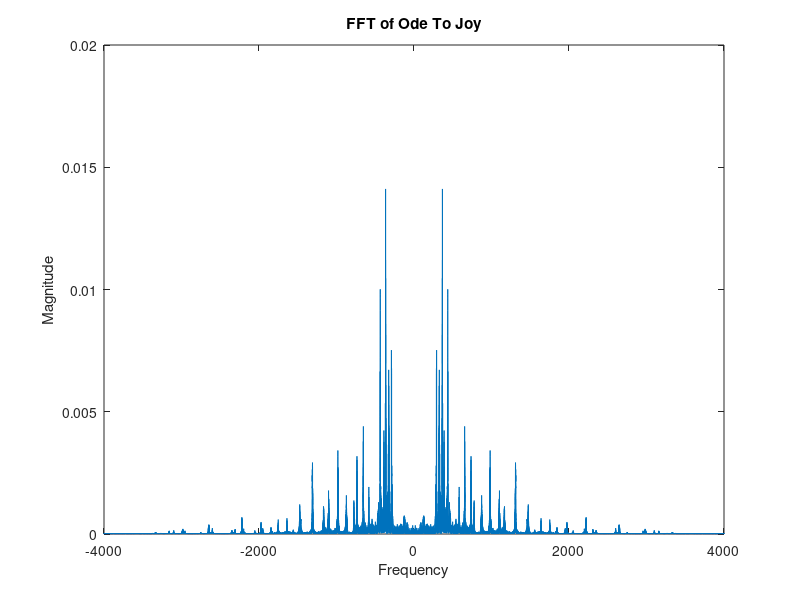

Write MATLAB code to recreate this figure.
% ---- Adrian Lindsey ------------------------- %
% ---- HW 2 ----------------------------------- %
% ---- Problem 1 ------------------------------ %
% ---- Play Tune ------------------------------ %

function y = play_tune()
    
    % --- load tune ----------------------------
    % ------------------------------------------
    load('odetojoy');
    % ------------------------------------------

    % --- calculate freq -----------------------
    % ------------------------------------------    
    Fs = 8000;              % samples per second
    dt = 1/Fs;              % seconds per sample
    N = length(y);
    dF = Fs/N;              % hertz
    f = -Fs/2:dF:Fs/2-dF;   % hertz
    % ------------------------------------------

    % --- Run Fourier Transform ----------------
    % ------------------------------------------
    X = fftshift(fft(y));
    % ------------------------------------------

    % --- Create plot --------------------------
    % ------------------------------------------
    plot(f,abs(X)/N);
    xlabel('Frequency');
    ylabel('Magnitude');
    title('FFT of Ode To Joy');
    % ------------------------------------------

end

